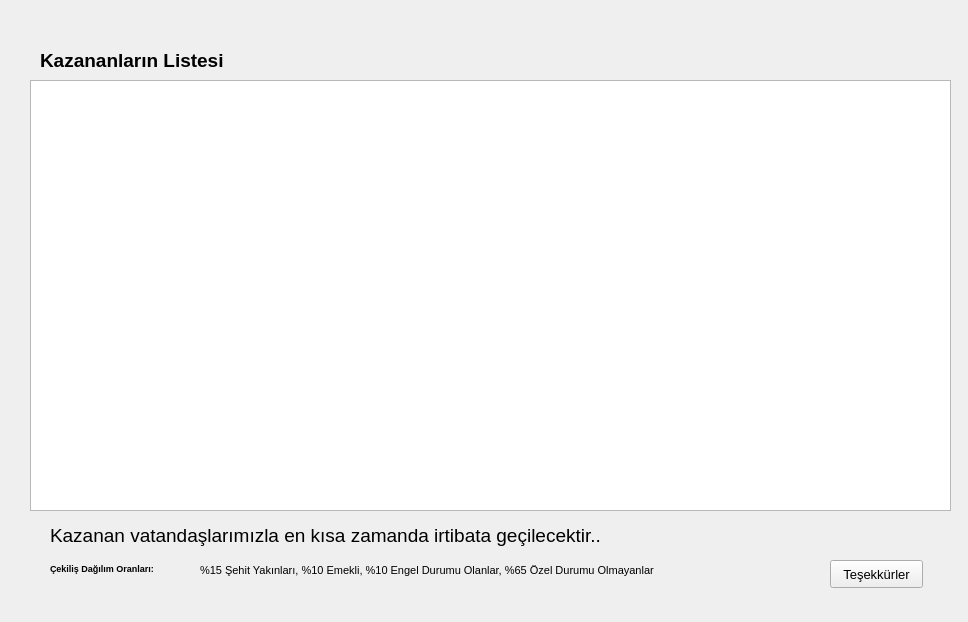
<?xml version="1.0" encoding="UTF-8"?>
<ui version="4.0">
 <class>Form</class>
 <widget class="QWidget" name="Form">
  <property name="geometry">
   <rect>
    <x>0</x>
    <y>0</y>
    <width>968</width>
    <height>622</height>
   </rect>
  </property>
  <property name="font">
   <font>
    <pointsize>14</pointsize>
    <weight>75</weight>
    <bold>true</bold>
   </font>
  </property>
  <property name="windowTitle">
   <string>Kazananlar</string>
  </property>
  <widget class="QTableWidget" name="tableWidget">
   <property name="geometry">
    <rect>
     <x>30</x>
     <y>80</y>
     <width>921</width>
     <height>431</height>
    </rect>
   </property>
  </widget>
  <widget class="QLabel" name="label">
   <property name="geometry">
    <rect>
     <x>40</x>
     <y>30</y>
     <width>251</width>
     <height>61</height>
    </rect>
   </property>
   <property name="text">
    <string>Kazananların Listesi</string>
   </property>
  </widget>
  <widget class="QLabel" name="label_2">
   <property name="geometry">
    <rect>
     <x>50</x>
     <y>520</y>
     <width>771</width>
     <height>31</height>
    </rect>
   </property>
   <property name="font">
    <font>
     <pointsize>14</pointsize>
     <weight>50</weight>
     <bold>false</bold>
    </font>
   </property>
   <property name="text">
    <string>Kazanan vatandaşlarımızla en kısa zamanda irtibata geçilecektir..</string>
   </property>
  </widget>
  <widget class="QPushButton" name="tamamButton">
   <property name="geometry">
    <rect>
     <x>830</x>
     <y>560</y>
     <width>93</width>
     <height>28</height>
    </rect>
   </property>
   <property name="font">
    <font>
     <pointsize>10</pointsize>
     <weight>50</weight>
     <bold>false</bold>
    </font>
   </property>
   <property name="text">
    <string>Teşekkürler</string>
   </property>
  </widget>
  <widget class="QLabel" name="label_3">
   <property name="geometry">
    <rect>
     <x>200</x>
     <y>560</y>
     <width>541</width>
     <height>21</height>
    </rect>
   </property>
   <property name="font">
    <font>
     <pointsize>8</pointsize>
     <weight>50</weight>
     <bold>false</bold>
    </font>
   </property>
   <property name="text">
    <string>%15 Şehit Yakınları, %10 Emekli, %10 Engel Durumu Olanlar, %65 Özel Durumu Olmayanlar</string>
   </property>
  </widget>
  <widget class="QLabel" name="label_4">
   <property name="geometry">
    <rect>
     <x>50</x>
     <y>560</y>
     <width>141</width>
     <height>16</height>
    </rect>
   </property>
   <property name="font">
    <font>
     <pointsize>7</pointsize>
     <weight>75</weight>
     <bold>true</bold>
    </font>
   </property>
   <property name="text">
    <string>Çekiliş Dağılım Oranları:</string>
   </property>
  </widget>
 </widget>
 <resources/>
 <connections/>
</ui>
